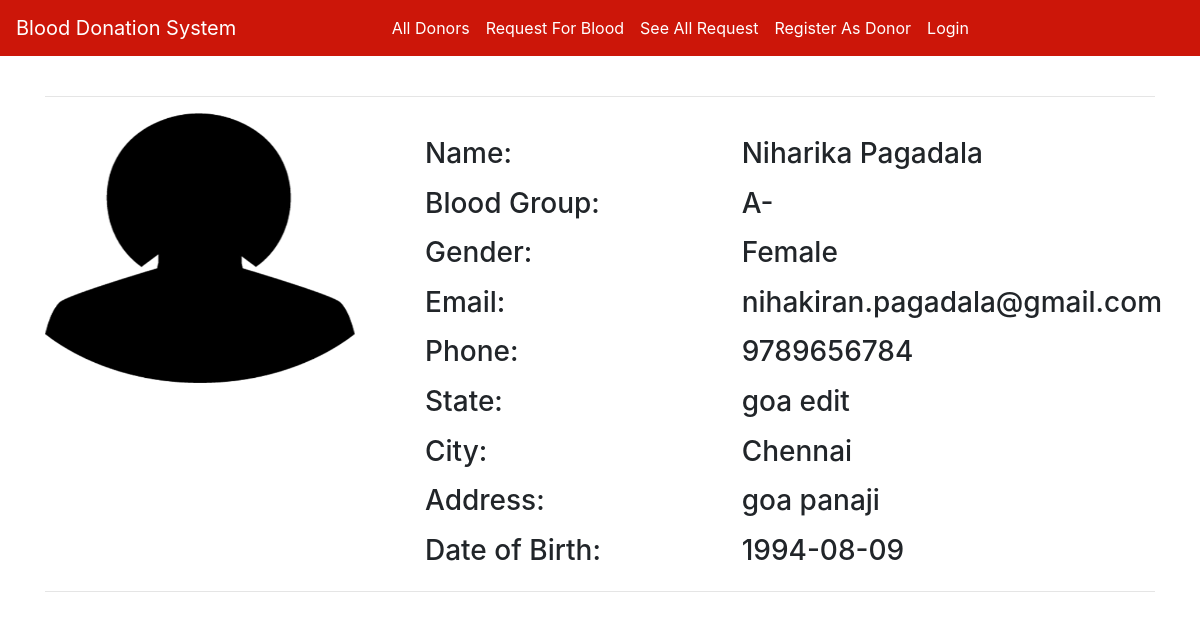
/donors_details/2/, run on the app's committed database.
### home/models.py (models this page shows, shortened)
class Donor(models.Model):
    donor = models.OneToOneField(User, on_delete=models.CASCADE, blank=True, null=True)
    date_of_birth = models.CharField(max_length=100)
    phone = models.CharField(max_length=10)
    city = models.CharField(max_length=100)
    state = models.CharField(max_length=100)
    address = models.TextField(max_length=500, default="")
    blood_group = models.ForeignKey(BloodGroup, on_delete=models.CASCADE)
    gender = models.CharField(max_length=10)
    image = models.ImageField(upload_to="")
    ready_to_donate = models.BooleanField(default=True)
    distance = models.FloatField(default=0.0)

class BloodGroup(models.Model):
    name = models.CharField(max_length=5)
    def __str__(self):
        return self.name

### home/views.py (the view)
# urls.py: path("donors_details/<int:myid>/", views.donors_details, name="donors_details"),
def donors_details(request, myid):
    details = Donor.objects.filter(id=myid)[0]
    return render(request, "donors_details.html", {'details':details})

### home/templates/donors_details.html (shortened to what this page needs)
{% extends 'base.html' %}
{% block body %}
<div class="container">
    <hr>
    <div class="row">
        <div class="col-md-4">
            <div class="profile-img">
                <img src="{{details.image.url}}" alt="" width="310px" height="270px">
            </div>
        </div>
        <div class="col-md-8">
            <div class="profile-tab">
                <div class="tab-pane">
                    <br>
                    <div class="row">
                        <div class="col-md-5">
                            <h3>Name:</h3>
                        </div>
                        <div class="col-md-6">
                            <h3>{{details.donor.get_full_name}}</h3>
                        </div>
                    </div>
                    <div class="row mt-2">
                        <div class="col-md-5">
                            <h3>Blood Group:</h3>
                        </div>
                        <div class="col-md-6">
                            <h3>{{details.blood_group}}</h3>
                        </div>
                    </div>
                    <div class="row mt-2">
                        <div class="col-md-5">
                            <h3>Gender:</h3>
                        </div>
                        <div class="col-md-6">
                            <h3>{{details.gender}}</h3>
                        </div>
                    </div>
                    <div class="row mt-2">
                        <div class="col-md-5">
                            <h3>Email:</h3>
                        </div>
                        <div class="col-md-6">
                            <h3>{{details.donor.email}}</h3>
                        </div>
                    </div>
                    <div class="row mt-2">
                        <div class="col-md-5">
                            <h3>Phone:</h3>
                        </div>
                        <div class="col-md-6">
                            <h3>{{details.phone}}</h3>
                        </div>
                    </div>
                    <div class="row mt-2">
                        <div class="col-md-5">
                            <h3>State:</h3>
                        </div>
                        <div class="col-md-6">
                            <h3>{{details.state}}</h3>
                        </div>
                    </div>
                    <div class="row mt-2">
                        <div class="col-md-5">
                            <h3>City:</h3>
                        </div>
                        <div class="col-md-6">
                            <h3>{{details.city}}</h3>
                        </div>
                    </div>
                    <div class="row mt-2">
                        <div class="col-md-5">
                            <h3>Address:</h3>
                        </div>
                        <div class="col-md-6">
                            <h3>{{details.address}}</h3>
                        </div>
                    </div>
                    <div class="row mt-2">
                        <div class="col-md-5">
                            <h3>Date of Birth:</h3>
                        </div>
                        <div class="col-md-6">
                            <h3>{{details.date_of_birth}}</h3>
                        </div>
                    </div>
                </div>
            </div>
        </div>
    </div>
    <hr>
</div>
{% endblock %}

### home/templates/base.html (shortened to what this page needs)
<!doctype html>
<html lang="en">
<head>
    <link rel="stylesheet" href="https://stackpath.bootstrapcdn.com/bootstrap/4.5.0/css/bootstrap.min.css"
>
</head>
<body>
    <nav class="navbar navbar-expand-lg navbar-dark sticky-top">
        <a class="navbar-brand" href="/">Blood Donation System</a>
        <div class="collapse navbar-collapse" id="navbarNavAltMarkup">
            <div class="container w-75">
            <div class="navbar-nav">
                {% if request.user.is_authenticated %}
                <a class="nav-item nav-link active" href="/profile/">Profile</a>
                <a class="nav-item nav-link active" href="/edit_profile/">Edit Profile</a>
                <a class="nav-item nav-link active" href="/see_all_request/">See All Request</a>
                <a class="nav-item nav-link active" href="/logout/">Logout</a>
                {% else %}
                <a class="nav-item nav-link active" href="/">All Donors</a>
                <a class="nav-item nav-link active" href="/request_blood/">Request For Blood</a>
                <a class="nav-item nav-link active" href="/see_all_request/">See All Request</a>
                <a class="nav-item nav-link active" href="/become_donor/">Register As Donor</a>
                <a class="nav-item nav-link active" href="/login/">Login</a>
                {% endif %}
            </div>
        </div>
        </div>
    </nav><br>
        {% block body %}
        {% endblock %}
</body>
</html>

### home/templates/base.html (style rules this page uses)
.navbar { background-color: #cc1609; }

### data on the page
Donor: image (picture), donor.get_full_name "Niharika Pagadala", blood_group "A-", gender "Female", donor.email "nihakiran.pagadala@gmail.com", phone "9789656784", state "goa edit", city "Chennai", address "goa panaji", date_of_birth "1994-08-09"
